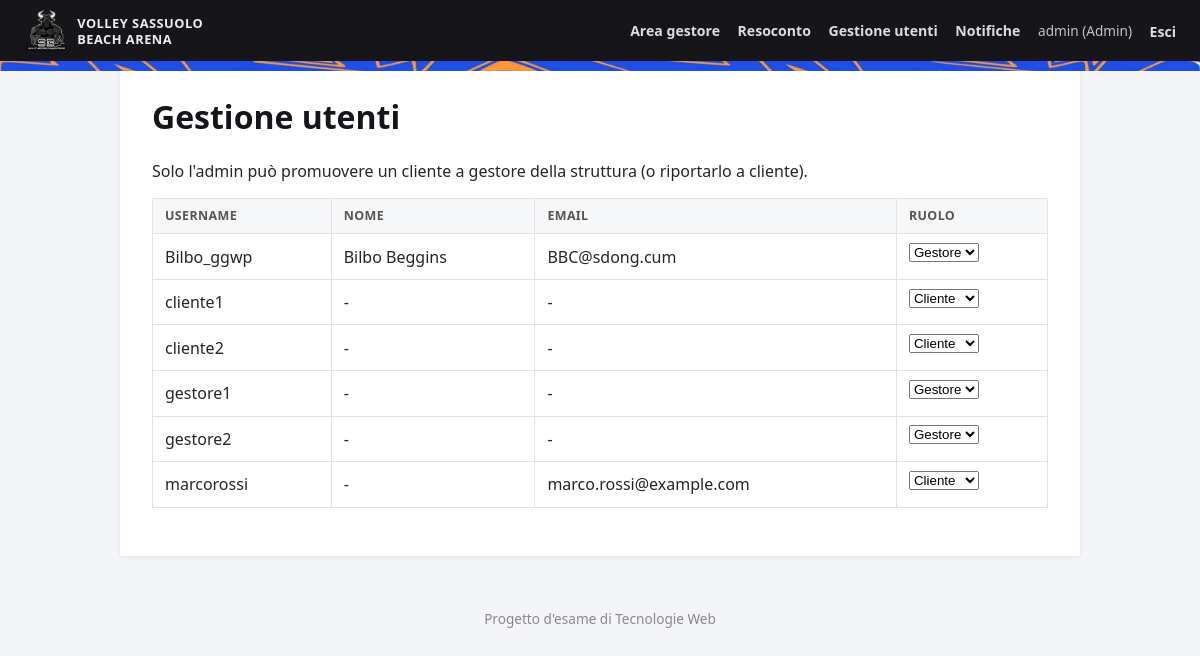
Page /accounts/utenti/ (signed in) on the earlier database version.
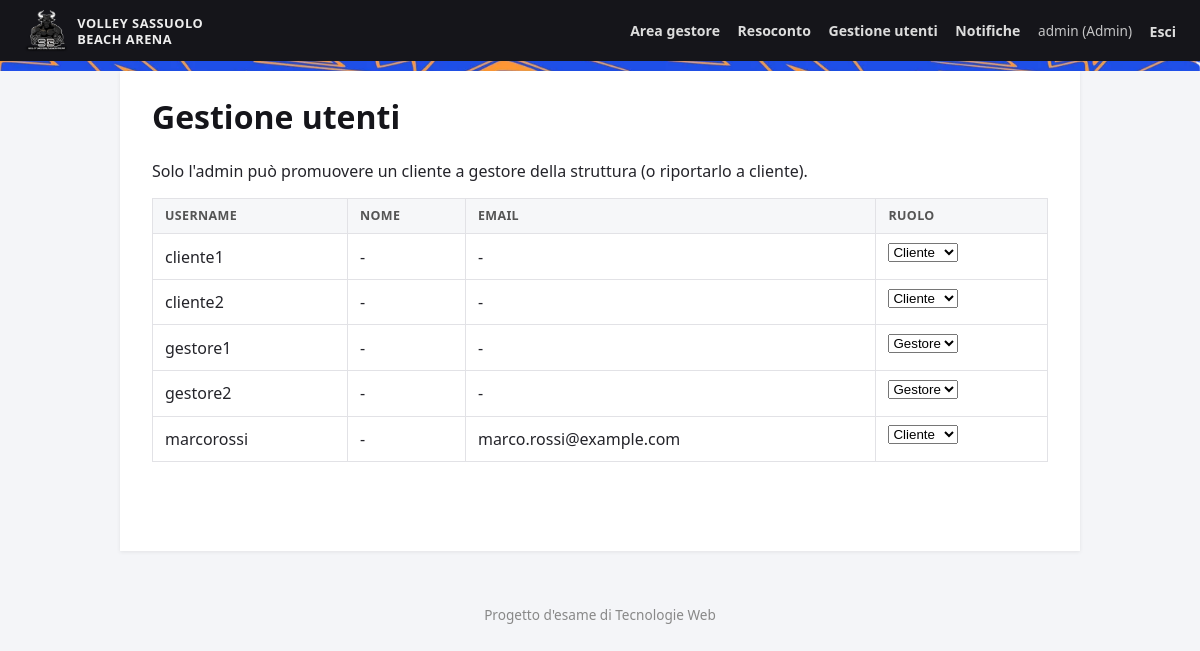
Same page on the later database version.
### accounts/models.py (models this page shows, shortened)
class User(AbstractUser):
    username = models.CharField(
        _('username'),
        max_length=USERNAME_MASSIMO_CARATTERI,
        unique=True,
        help_text=f'Obbligatorio. Massimo {USERNAME_MASSIMO_CARATTERI} caratteri. Solo lettere, cifre e @/./+/-/_ .',
        validators=[UnicodeUsernameValidator()],
        error_messages={'unique': 'Esiste già un utente con questo nome utente.'},
    )
    first_name = models.CharField(_('first name'), max_length=NOME_MASSIMO_CARATTERI, blank=True)
    last_name = models.CharField(_('last name'), max_length=NOME_MASSIMO_CARATTERI, blank=True)
    class Ruolo(models.TextChoices):
        CLIENTE = 'cliente', 'Cliente'
        GESTORE = 'gestore', 'Gestore'
        ADMIN = 'admin', 'Admin'
    role = models.CharField(max_length=10, choices=Ruolo.choices, default=Ruolo.CLIENTE)
    @property
    def is_cliente(self):
        return self.role == self.Ruolo.CLIENTE
    @property
    def is_gestore(self):
        return self.role == self.Ruolo.GESTORE
    @property
    def is_admin_struttura(self):
        return self.role == self.Ruolo.ADMIN
    @property
    def is_gestore_or_admin(self):
        return self.role in (self.Ruolo.GESTORE, self.Ruolo.ADMIN)

### accounts/views.py (the view, shortened to what this page needs)
# urls.py: path('utenti/', views.gestione_utenti, name='gestione_utenti'),
@admin_required
def gestione_utenti(request):
    utenti = User.objects.exclude(role=User.Ruolo.ADMIN).order_by('username')
    return render(request, 'accounts/gestione_utenti.html', {'utenti': utenti})

### accounts/permissions.py (called while the page is built)
def _is_admin(user):
    return user.is_authenticated and user.is_admin_struttura

### prenotazioni/context_processors.py (called while the page is built)
def notifiche(request):
    user = getattr(request, 'user', None)
    if not user or not user.is_authenticated:
        return {}
    return {'notifiche_non_lette': user.notifiche.filter(letta=False).count()}

### templates/accounts/gestione_utenti.html (shortened to what this page needs)
{% extends "base.html" %}
{% block content %}
<h1>Gestione utenti</h1>
<p>Solo l'admin può promuovere un cliente a gestore della struttura (o riportarlo a cliente).</p>
{% if utenti %}
    <table>
        <thead><tr><th>Username</th><th>Nome</th><th>Email</th><th>Ruolo</th></tr></thead>
        <tbody>
        {% for u in utenti %}
            <tr>
                <td>{{ u.username }}</td>
                <td>{{ u.get_full_name|default:"-" }}</td>
                <td>{{ u.email|default:"-" }}</td>
                <td>
                    <form method="post" class="inline-form-row">
                        <select name="ruolo" onchange="this.form.requestSubmit()">
                            <option value="cliente" {% if u.is_cliente %}selected{% endif %}>Cliente</option>
                            <option value="gestore" {% if u.is_gestore %}selected{% endif %}>Gestore</option>
                        </select>
                    </form>
                </td>
            </tr>
        {% endfor %}
        </tbody>
    </table>
{% else %}
    <p>Nessun utente registrato.</p>
{% endif %}
{% endblock %}

Differences in the rows shown:
removed User: username "Bilbo_ggwp", get_full_name "Bilbo Beggins", email "BBC@sdong.cum", ruolo "Gestore"
